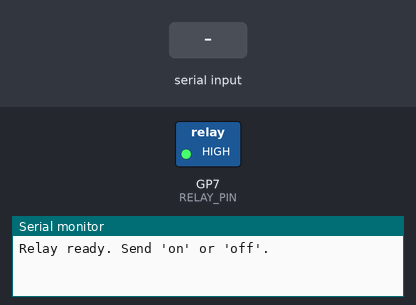
Bench run of a sketch on a simulated Raspberry Pi Pico. On the bench: switched loads named in the sketch (green lamp = pin HIGH), the last lines printed to the serial monitor. The test bench sets the inputs (shaded band).

Above: at 1.2 s.
1.3 s: "on\n" received over Serial
At 2.1 s:
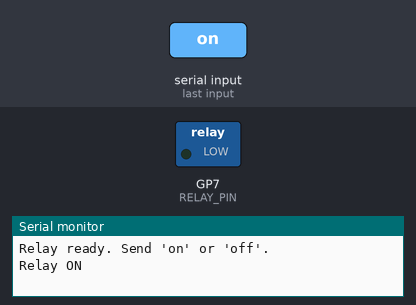
2.8 s: "off\n" received over Serial
At 3.2 s:
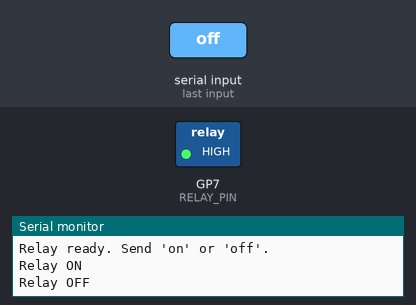
Timing chart, 0 to 5.8 s (numbered marks = the images above; inputs shaded):
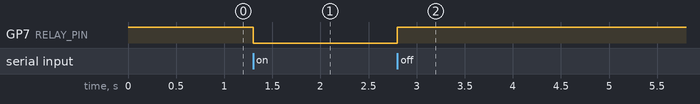

Measured:
- after the input at 1.3 s, GP7 (RELAY_PIN): HIGH → LOW at once
- after the input at 2.8 s, GP7 (RELAY_PIN): LOW → HIGH at once

The sketch:

relay_module.ino
```cpp
// snippet: relay_module
// tags: relay, output, switch, load, ac, dc, control
// boards: avr, esp32, megaavr, nano33iot, romi32u4, rp2040
// library: none
// description: Control a single-channel relay module from a digital pin.
//   Most relay modules are active LOW (LOW = relay ON). Set ACTIVE_LOW to false for active-HIGH modules.
//   Wiring: IN → RELAY_PIN, VCC → 5V, GND → GND.
//   Example: toggle relay on Serial command 'on'/'off'.
// prompts: relay module, switch AC load, control relay digital pin, high voltage switch, turn on off relay, relay output
//
// ---- CONFIGURE ----
#define RELAY_PIN   7
#define ACTIVE_LOW  true   // most common relay modules are active LOW
// -------------------

#define RELAY_ON  (ACTIVE_LOW ? LOW  : HIGH)
#define RELAY_OFF (ACTIVE_LOW ? HIGH : LOW)

void setup() {
  Serial.begin(115200);
  pinMode(RELAY_PIN, OUTPUT);
  digitalWrite(RELAY_PIN, RELAY_OFF);
  Serial.println("Relay ready. Send 'on' or 'off'.");
}

void loop() {
  if (Serial.available()) {
    String cmd = Serial.readStringUntil('\n');
    cmd.trim();
    if (cmd == "on") {
      digitalWrite(RELAY_PIN, RELAY_ON);
      Serial.println("Relay ON");
    } else if (cmd == "off") {
      digitalWrite(RELAY_PIN, RELAY_OFF);
      Serial.println("Relay OFF");
    }
  }
}
```
